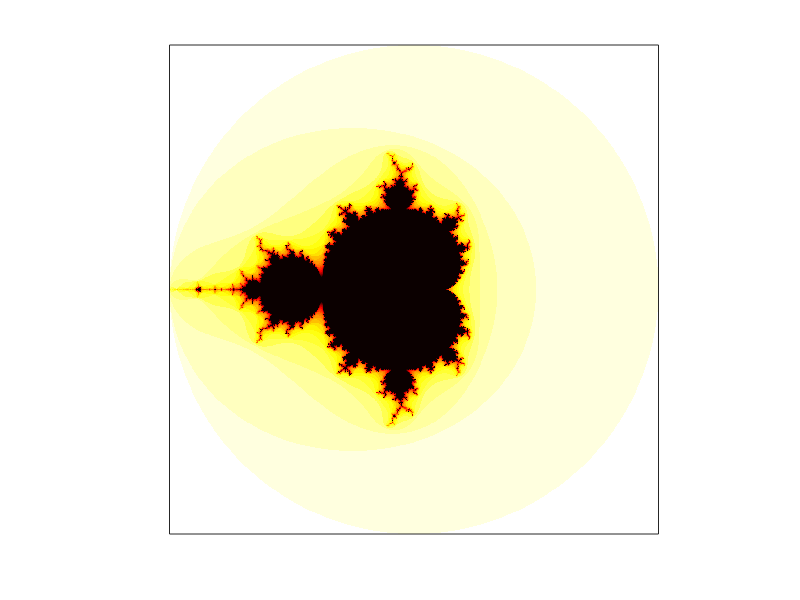
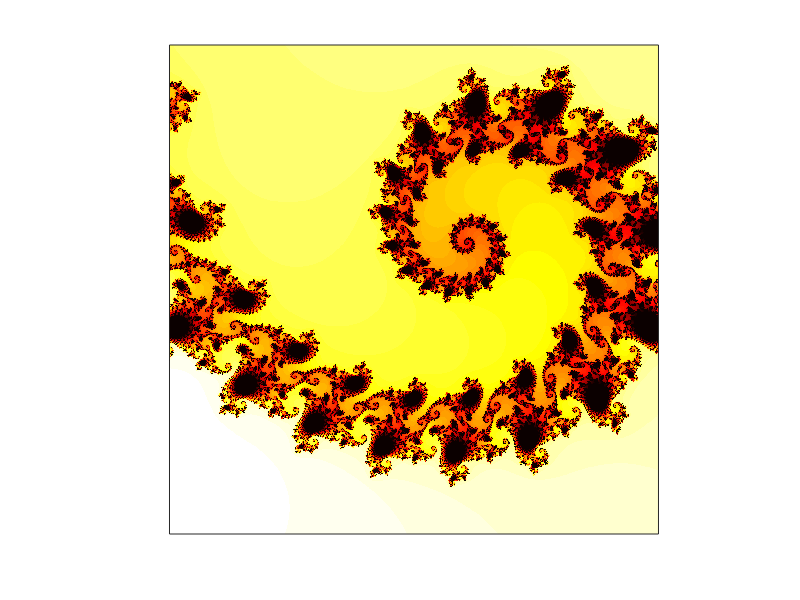
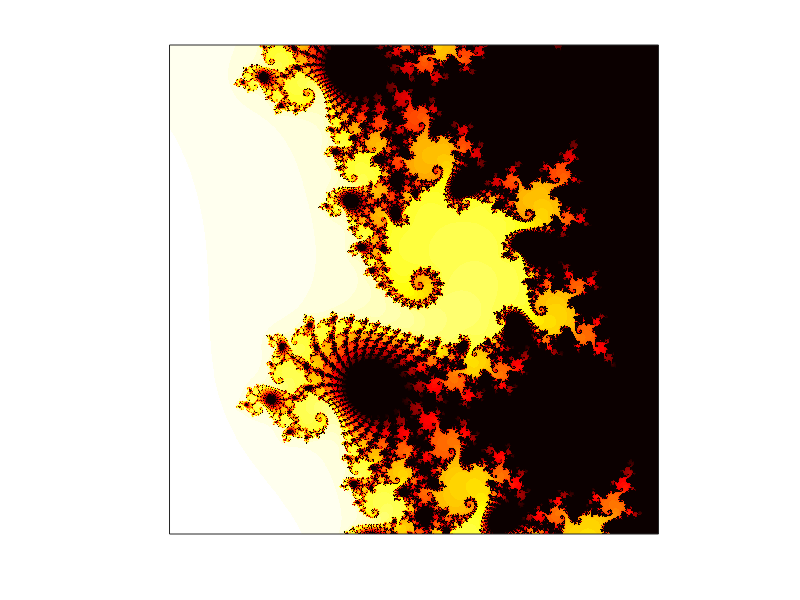

Here is the MATLAB script that generated these plots, in order:
niter = 30;

%def search area
x0 = -2; x1 = 2;
y0 = -2; y1 = 2;

%def grid
res = 1000;
X = linspace(x0,x1,res);
Y = linspace(y0,y1,res);
[x,y] = meshgrid(X,Y);

c = x + 1i * y;

%init z value
z = zeros(size(c));
k = zeros(size(c));

%repeat apply to map
for ii = 1:niter
    z = z.^2 + c;

    %color grid if still bound
    k(abs(z) > 2 & k == 0) = niter - ii;
end

figure(4), clf
colormap hot
imagesc(X,Y,k);
axis square
set(gca,'xtick',[],'ytick',[])

niter = 200;
G = 6.5e-4;
Center = [-0.7453 0.1127];
x0 = Center(1) - G; x1 = Center(1) + G;
y0 = Center(2) - G; y1 = Center(2) + G;

% Redefine grid with new limits
X = linspace(x0, x1, res);
Y = linspace(y0, y1, res);
[x, y] = meshgrid(X, Y);

c = x + 1i * y;

% Reinitialize z and k for new iteration
z = zeros(size(c));
k = zeros(size(c));

% Repeat the mapping process for the new grid
for ii = 1:niter
    z = z.^2 + c;
    k(abs(z) > 2 & k == 0) = niter - ii;
end
figure(5), clf
colormap hot
imagesc(X, Y, k);
axis square
set(gca, 'xtick', [], 'ytick', []);

%third plot
niter = 200;
G = 60.5e-4;
Center = [-0.7453 0.1127];
x0 = Center(1) - G; x1 = Center(1) + G;
y0 = Center(2) - G; y1 = Center(2) + G;

% Redefine grid with new limits
X = linspace(x0, x1, res);
Y = linspace(y0, y1, res);
[x, y] = meshgrid(X, Y);

c = x + 1i * y;

% Reinitialize z and k for new iteration
z = zeros(size(c));
k = zeros(size(c));

% Repeat the mapping process for the new grid
for ii = 1:niter
    z = z.^2 + c;
    k(abs(z) > 2 & k == 0) = niter - ii;
end

figure(6), clf
colormap hot
imagesc(X, Y, k);
axis square
set(gca, 'xtick', [], 'ytick', []);
